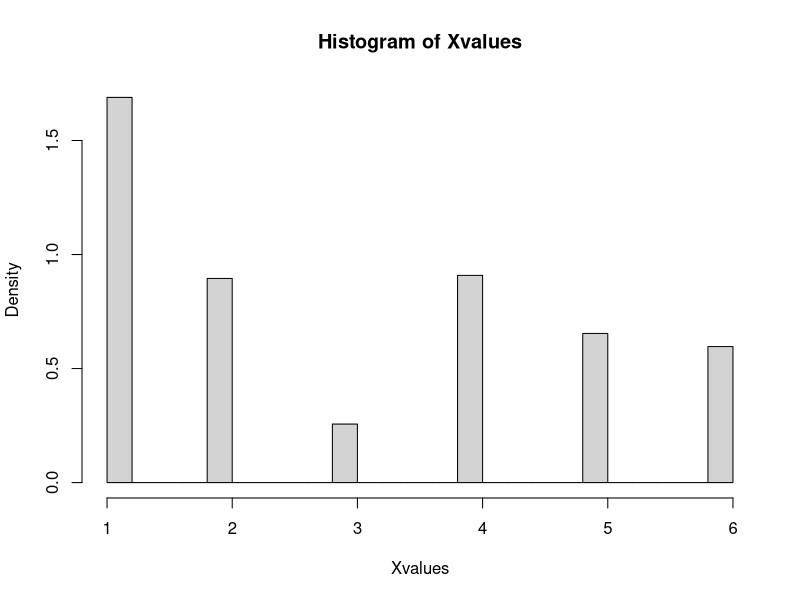
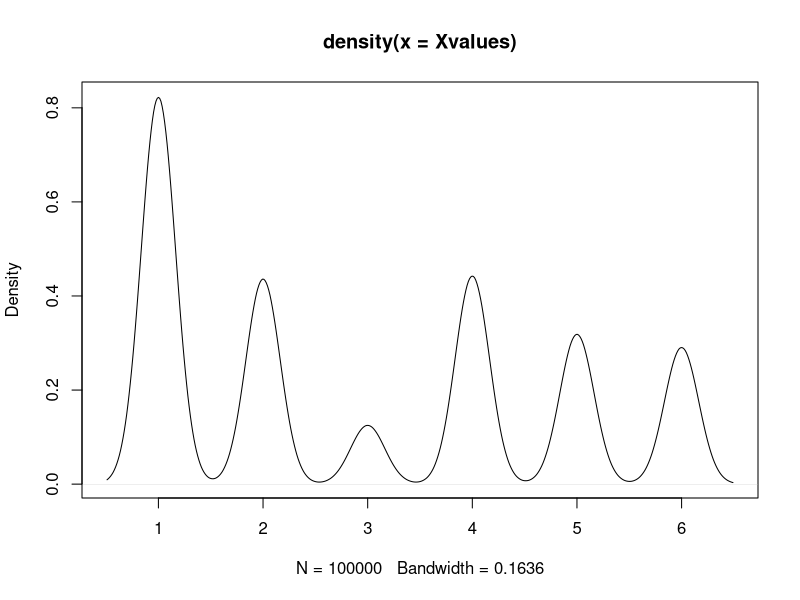

R code for these plots, in order:
#generate die
die=c(1,2,3,4,5,6)
#set probablity of each outcomes
p=c(0.34,0.18,0.05,0.18,0.13,0.12)
#Generate 10,000 samples 
Xvalues=sample(die,100000,replace=TRUE,p)
#generate frequency histogram
hist(Xvalues,freq=F)
#generate frequency-density graph
plot(density(Xvalues))